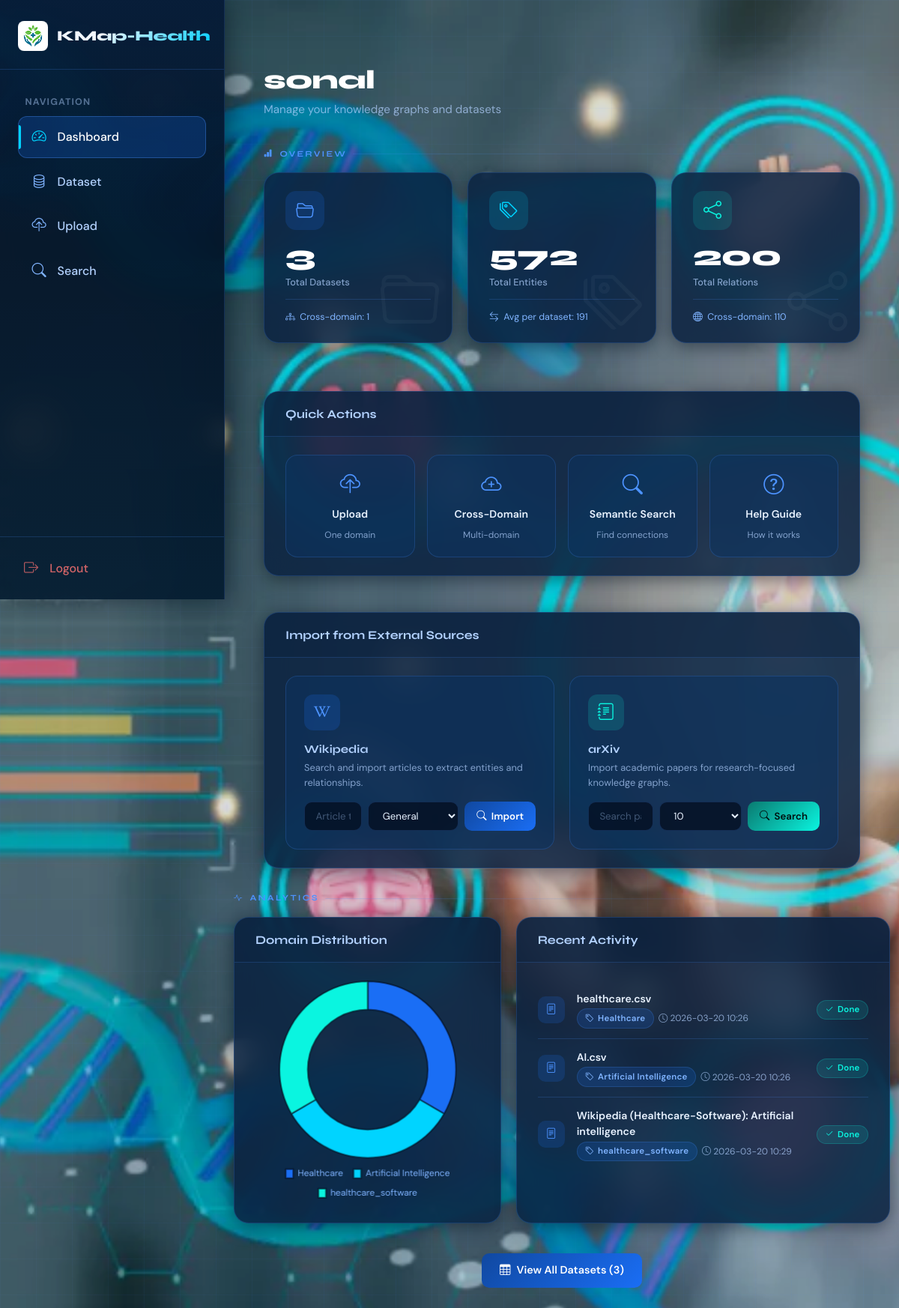
/dashboard (signed in), run on the app's committed database.
### app.py (models this page shows, shortened)
class User(UserMixin, db.Model):
    __tablename__ = 'users'
    id = db.Column(db.Integer, primary_key=True)
    username = db.Column(db.String(80), unique=True, nullable=False)
    email = db.Column(db.String(120), unique=True, nullable=False)
    password_hash = db.Column(db.String(200), nullable=False)
    is_admin = db.Column(db.Boolean, default=False)
    created_at = db.Column(db.DateTime, default=datetime.utcnow)
    datasets = db.relationship('Dataset', backref='user', lazy=True, cascade='all, delete-orphan')

class Dataset(db.Model):
    __tablename__ = 'datasets'
    id = db.Column(db.Integer, primary_key=True)
    name = db.Column(db.String(200), nullable=False)
    domain = db.Column(db.String(50), nullable=False)
    filename = db.Column(db.String(200), nullable=False)
    user_id = db.Column(db.Integer, db.ForeignKey('users.id'), nullable=False)
    uploaded_at = db.Column(db.DateTime, default=datetime.utcnow)
    processed = db.Column(db.Boolean, default=False)
    source_type = db.Column(db.String(50), default='upload')  # 'upload', 'wikipedia', 'arxiv'
    source_url = db.Column(db.String(500), nullable=True)  # Original source URL
    entities = db.relationship('Entity', backref='dataset', lazy=True, cascade='all, delete-orphan')
    relations = db.relationship('Relation', backref='dataset', lazy=True, cascade='all, delete-orphan')

### app.py (the view)
@app.route('/dashboard')
@login_required
def dashboard():
    datasets = Dataset.query.filter_by(user_id=current_user.id).all()
    cross_domain_datasets = 0
    cross_domain_relations = 0
    for dataset in datasets:
        if any(r.relation_type in ['same_as', 'related_to'] for r in dataset.relations):
            cross_domain_datasets += 1
    cross_domain_relations = Relation.query.filter(
        Relation.dataset_id.in_([d.id for d in datasets]),
        Relation.relation_type.in_(['same_as', 'related_to', 'works_for', 'employs', 'lives_in', 'located_in'])
    ).count()
    wikipedia_datasets = sum(1 for d in datasets if d.source_type == 'wikipedia')
    arxiv_datasets = sum(1 for d in datasets if d.source_type == 'arxiv')
    stats = {
        'total_datasets': len(datasets),
        'total_entities': Entity.query.join(Dataset).filter(Dataset.user_id == current_user.id).count(),
        'total_relations': Relation.query.join(Dataset).filter(Dataset.user_id == current_user.id).count(),
        'cross_domain_datasets': cross_domain_datasets,
        'cross_domain_relations': cross_domain_relations,
        'wikipedia_datasets': wikipedia_datasets,
        'arxiv_datasets': arxiv_datasets
    }
    return render_template('dashboard.html', datasets=datasets, stats=stats)

### app.py (called while the page is built)
@login_manager.user_loader
def load_user(user_id):
    return User.query.get(int(user_id))

### templates/dashboard.html (shortened to what this page needs)
{% extends "base.html" %}
{% block content %}
<div class="dashboard-wrapper">
  <div class="dashboard-header">
    <h2>{{ current_user.username }}</h2>
    <p>Manage your knowledge graphs and datasets</p>
  </div>
  <div class="section-label"><i class="bi bi-bar-chart-fill"></i> Overview</div>
  <div class="stats-grid">
    <div class="stat-card blue">
      <i class="bi bi-folder stat-bg-icon"></i>
      <div class="stat-icon"><i class="bi bi-folder2-open"></i></div>
      <div class="stat-value">{{ stats.total_datasets }}</div>
      <div class="stat-label">Total Datasets</div>
      <div class="stat-sub">
        <i class="bi bi-diagram-3"></i> Cross-domain: {{ stats.cross_domain_datasets|default(0) }}
      </div>
    </div>
    <div class="stat-card teal">
      <i class="bi bi-tags stat-bg-icon"></i>
      <div class="stat-icon"><i class="bi bi-tags"></i></div>
      <div class="stat-value">{{ stats.total_entities }}</div>
      <div class="stat-label">Total Entities</div>
      <div class="stat-sub">
        <i class="bi bi-arrow-left-right"></i> Avg per dataset:
        {{ (stats.total_entities / stats.total_datasets)|round|int if stats.total_datasets > 0 else 0 }}
      </div>
    </div>
    <div class="stat-card green">
      <i class="bi bi-share stat-bg-icon"></i>
      <div class="stat-icon"><i class="bi bi-share"></i></div>
      <div class="stat-value">{{ stats.total_relations }}</div>
      <div class="stat-label">Total Relations</div>
      <div class="stat-sub">
        <i class="bi bi-globe"></i> Cross-domain: {{ stats.cross_domain_relations|default(0) }}
      </div>
    </div>
  </div>
  <br class="row-2col" style="animation: fadeSlideUp .65s ease .15s both;">
    <div class="glass-card">
      <div class="card-head"><h5>Quick Actions</h5></div>
      <div class="card-body-inner">
        <div class="quick-actions-grid">
          <a href="{{ url_for('upload') }}" class="action-btn">
            <i class="bi bi-cloud-upload"></i>
            <span>Upload</span>
            <small>One domain</small>
          </a>
          <a href="{{ url_for('upload_multi') }}" class="action-btn">
            <i class="bi bi-cloud-plus"></i>
            <span>Cross-Domain</span>
            <small>Multi-domain</small>
          </a>
          <a href="{{ url_for('search') }}" class="action-btn">
            <i class="bi bi-search"></i>
            <span>Semantic Search</span>
            <small>Find connections</small>
          </a>
          <a href="#" class="action-btn" data-bs-toggle="modal" data-bs-target="#helpModal">
            <i class="bi bi-question-circle"></i>
            <span>Help Guide</span>
            <small>How it works</small>
          </a>
        </div>
      </div>
    </div>
    <br></br>
    <div class="glass-card">
      <div class="card-head"><h5>Import from External Sources</h5></div>
      <div class="card-body-inner">
        <div class="import-grid">
          <div class="import-card wiki">
            <div class="import-icon-wrap"><i class="bi bi-wikipedia"></i></div>
            <h5>Wikipedia</h5>
            <p>Search and import articles to extract entities and relationships.</p>
            <form action="{{ url_for('import_wikipedia') }}" method="POST">
              <div class="input-row">
                <input type="text" name="search_query" placeholder="Article title…" required>
                <select name="domain">
                  <option value="general">General</option>
                </select>
                <button class="btn-import" type="submit"><i class="bi bi-search"></i> Import</button>
              </div>
            </form>
          </div>
          <div class="import-card arxiv">
            <div class="import-icon-wrap"><i class="bi bi-journal-text"></i></div>
            <h5>arXiv</h5>
            <p>Import academic papers for research-focused knowledge graphs.</p>
            <form action="{{ url_for('import_arxiv') }}" method="POST">
              <div class="input-row">
                <input type="text" name="search_query" placeholder="Search papers…" required>
                <select name="max_results">
                  <option value="10" selected>10</option>
                </select>
                <button class="btn-import teal" type="submit"><i class="bi bi-search"></i> Search</button>
              </div>
            </form>
          </div>
        </div>
      </div>
    </div>
  </div>
  <div class="section-label"><i class="bi bi-activity"></i> Analytics</div>
  <div class="chart-row">
    <div class="glass-card">
      <div class="card-head"><h5>Domain Distribution</h5></div>
      <div class="card-body-inner">
        <canvas id="domainChart" height="220"></canvas>
      </div>
    </div>
    <div class="glass-card">
      <div class="card-head"><h5>Recent Activity</h5></div>
      <div class="card-body-inner">
        {% for dataset in datasets[:5] %}
        <div class="timeline-item">
          <div class="timeline-dot"><i class="bi bi-file-text"></i></div>
          <div style="flex:1; min-width:0;">
            <div class="timeline-name">{{ dataset.name }}</div>
            <div class="timeline-meta">
              <span class="pill pill-blue"><i class="bi bi-tag"></i>{{ dataset.domain }}</span>
              <span><i class="bi bi-clock"></i> {{ dataset.uploaded_at.strftime('%Y-%m-%d %H:%M') }}</span>
            </div>
          </div>
          {% if dataset.processed %}
          <span class="pill pill-teal"><i class="bi bi-check2"></i> Done</span>
          {% else %}
          <span class="processing-pulse"><div class="dot-pulse"></div> Processing</span>
          {% endif %}
        </div>
        {% endfor %}
      </div>
    </div>
  </div>
  <div class="datasets-link-container">
    <a href="{{ url_for('datasets') }}" class="view-all-btn">
      <i class="bi bi-table"></i> View All Datasets ({{ datasets|length }})
    </a>
  </div>
</div>
{% endblock %}
{% block extra_js %}
<script>
document.addEventListener('DOMContentLoaded', function () {
  const domains = {};
  {% for dataset in datasets %}
    domains['{{ dataset.domain }}'] = (domains['{{ dataset.domain }}'] || 0) + 1;
  {% endfor %}
  const ctx = document.getElementById('domainChart').getContext('2d');
  new Chart(ctx, {
    type: 'doughnut',
    data: {
      labels: Object.keys(domains),
      datasets: [{
        data: Object.values(domains),
        backgroundColor: [
          '#1a6ef5','#00d4ff','#0af5e0','#4d93ff',
          '#0a4fb5','#80b4ff','#055db0','#b3d2ff'
        ],
        borderColor: 'rgba(2,11,26,.6)',
        borderWidth: 2,
        hoverOffset: 6
      }]
    },
    options: {
      responsive: true,
      cutout: '68%',
      plugins: {
        legend: {
          position: 'bottom',
          labels: {
            color: '#80b4ff',
            font: { family: "'DM Sans', sans-serif", size: 12 },
            boxWidth: 10,
            padding: 14
          }
        }
      }
    }
  });
});
setInterval(function () {
  if (document.querySelectorAll('.processing-pulse').length > 0) location.reload();
}, 5000);
</script>
{% endblock %}

### templates/base.html (shortened to what this page needs)
<!DOCTYPE html>
<html lang="en">
<head>
    <link href="https://cdn.jsdelivr.net/npm/bootstrap@5.3.0/dist/css/bootstrap.min.css" rel="stylesheet">
    <link rel="stylesheet" href="https://cdn.jsdelivr.net/npm/bootstrap-icons@1.11.0/font/bootstrap-icons.css">
    <link rel="stylesheet" href="{{ url_for('static', filename='css/style.css') }}">
</head>
<body>
<div class="page-wrapper">
    {% if current_user.is_authenticated %}
    <aside class="sidebar" id="sidebar">
        <div class="sidebar-brand">
            <div class="sidebar-logo-row">
                <img class="custom-logo"
                     id="navbarLogo"
                     src="{{ url_for('static', filename='img/infosys logo.avif') }}"
                     alt="Company Logo"
                     onerror="handleLogoError(this)">
                <a class="sidebar-title" href="{{ url_for('dashboard') }}">KMap-Health</a>
            </div>
        </div>
        <nav class="sidebar-nav">
            <span class="sidebar-nav-label">Navigation</span>
            <a class="sidebar-link" href="{{ url_for('dashboard') }}">
                <i class="bi bi-speedometer2"></i>
                <span>Dashboard</span>
            </a>
            <a class="sidebar-link" href="{{ url_for('datasets') }}">
                <i class="bi bi-database"></i>
                <span>Dataset</span>
            </a>
            <a class="sidebar-link" href="{{ url_for('upload') }}">
                <i class="bi bi-cloud-upload"></i>
                <span>Upload</span>
            </a>
            <a class="sidebar-link" href="{{ url_for('search') }}">
                <i class="bi bi-search"></i>
                <span>Search</span>
            </a>
        </nav>
        <div class="sidebar-footer">
            <a class="sidebar-link logout" href="{{ url_for('logout') }}">
                <i class="bi bi-box-arrow-right"></i>
                <span>Logout</span>
            </a>
        </div>
    </aside>
    {% endif %}
    <div class="main-content {% if not current_user.is_authenticated %}no-sidebar{% endif %}">
        <main class="container mt-4">
            {% block content %}{% endblock %}
    </div>
{% block extra_js %}{% endblock %}
</body>
</html>

### static/css/style.css (style rules this page uses)
body { font-family: 'Segoe UI', Tahoma, Geneva, Verdana, sans-serif; background: linear-gradient(135deg, #f5f7fa 0%, #c3cfe2 100%); min-height: 100vh; margin: 0; padding: 0; }

### data on the page
User: username "sonal"
Dataset: name "healthcare.csv", domain "Healthcare", uploaded_at "2026-03-20 10:26", processed True (drawn)
Dataset: name "AI.csv", domain "Artificial Intelligence", uploaded_at "2026-03-20 10:26", processed True (drawn)
Dataset: name "Wikipedia (Healthcare-Software): Artificial intelligence", domain "healthcare_software", uploaded_at "2026-03-20 10:29", processed True (drawn)

### other printed values
{{ stats.total_datasets }} "3"
{{ stats.cross_domain_datasets|default(0) }} "1"
{{ stats.total_entities }} "572"
{{ stats.total_relations }} "200"
{{ stats.cross_domain_relations|default(0) }} "110"
{{ datasets|length }} "3"
chart data {{ dataset.domain }} Healthcare, Artificial Intelligence, healthcare_software
